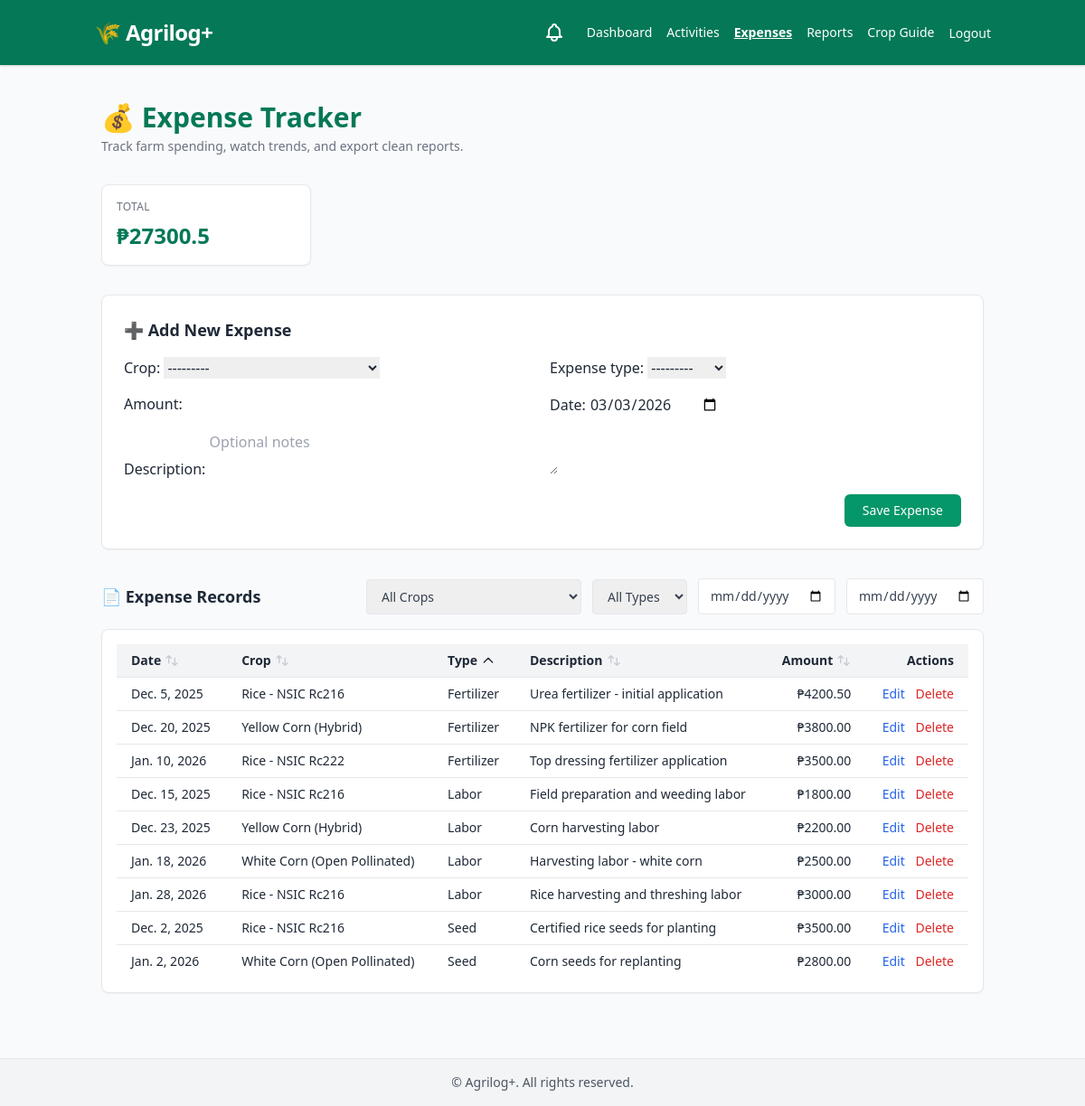
/expenses/?sort=type (signed in), run on the app's committed database.
### myApp/models.py (models this page shows, shortened)
class Expense(models.Model):
    farmer = models.ForeignKey(User, on_delete=models.CASCADE)
    crop = models.ForeignKey(
        Crop,
        on_delete=models.SET_NULL,
        null=True,
        blank=True
    )
    expense_type = models.CharField(max_length=20, choices=EXPENSE_TYPES)
    amount = models.DecimalField(max_digits=10, decimal_places=2)
    date = models.DateField(default=timezone.now)
    description = models.TextField(blank=True)

class Crop(models.Model):
    name = models.CharField(max_length=100)
    description = models.TextField(blank=True)
    ideal_seasons = models.CharField(max_length=100)
    days_to_harvest_min = models.PositiveIntegerField(default=100)
    days_to_harvest_max = models.PositiveIntegerField(default=130)
    seed_rate_min_kg = models.FloatField(default=0)
    seed_rate_max_kg = models.FloatField(default=0)
    fert_sacks_min = models.FloatField(default=0)
    fert_sacks_max = models.FloatField(default=0)
    yield_t_min = models.FloatField(default=0)
    yield_t_max = models.FloatField(default=0)
    def __str__(self):
        return self.name

### myApp/views.py (the view, shortened to what this page needs)
# urls.py: path('expenses/', views.expense_log_view, name='expense_log'),
@login_required
def expense_log_view(request):
    user = request.user
    expenses = Expense.objects.filter(farmer=user)
    crop_filter = request.GET.get('crop', '')
    expense_type_filter = request.GET.get('expense_type', '')
    date_from = request.GET.get('date_from', '')
    date_to = request.GET.get('date_to', '')
    if crop_filter:
        expenses = expenses.filter(crop_id=crop_filter)
    if expense_type_filter:
        expenses = expenses.filter(expense_type=expense_type_filter)
    if date_from:
        expenses = expenses.filter(date__gte=date_from)
    if date_to:
        expenses = expenses.filter(date__lte=date_to)
    sort_by = request.GET.get('sort', '-date')  # Default: newest first
    valid_sort_fields = {
        'date': 'date',
        '-date': '-date',
        'crop': 'crop__name',
        '-crop': '-crop__name',
        'type': 'expense_type',
        '-type': '-expense_type',
        'amount': 'amount',
        '-amount': '-amount',
        'description': 'description',
        '-description': '-description',
    }
    sort_field = valid_sort_fields.get(sort_by, '-date')
    expenses = expenses.order_by(sort_field)
    form = ExpenseForm()
    total = expenses.aggregate(Sum("amount"))["amount__sum"] or 0
    crops = Crop.objects.all().order_by('name')
    expense_breakdown = None
    selected_crop_name = None
    return render(request, "myApp/expense_log.html", {
        "expenses": expenses,
        "form": form,
        "total": total,
        "current_sort": sort_by,
        "crops": crops,
        "current_crop_filter": crop_filter,
        "current_expense_type_filter": expense_type_filter,
        "date_from": date_from,
        "date_to": date_to,
        "expense_breakdown": expense_breakdown,
        "selected_crop_name": selected_crop_name,
    })

### myApp/templates/myApp/expense_log.html (shortened to what this page needs)
{% extends "base.html" %} {% load static %} {% block content %}
<div class="max-w-5xl mx-auto py-10 px-4 sm:px-6 space-y-8">
    <div class="flex flex-col gap-3 sm:flex-row sm:items-end sm:justify-between">
        <div>
            <h2 class="text-3xl font-bold text-green-700">💰 Expense Tracker</h2>
            <p class="text-sm text-gray-500 mt-1">Track farm spending, watch trends, and export clean reports.</p>
        </div>
    </div>
    <section class="grid grid-cols-1 gap-4 sm:grid-cols-2 lg:grid-cols-4">
        <div class="bg-white border rounded-lg p-4 shadow-sm">
            <p class="text-xs uppercase tracking-wide text-gray-500">Total</p>
            <p class="mt-2 text-2xl font-bold text-green-700">₱{{ total|default:"0" }}</p>
        </div>
    </section>
    <section class="bg-white shadow-sm rounded-lg p-6 border border-gray-200">
        <h3 class="text-lg font-semibold text-gray-800 mb-4">➕ Add New Expense</h3>
        <form method="post" id="add-expense-form" class="grid grid-cols-1 sm:grid-cols-2 gap-4">
            <div>
                {{ form.crop.label_tag }} {{ form.crop }}
            </div>
            <div>
                {{ form.expense_type.label_tag }} {{ form.expense_type }}
            </div>
            <div>
                {{ form.amount.label_tag }} {{ form.amount }}
            </div>
            <div>
                {{ form.date.label_tag }} {{ form.date }}
            </div>
            <div class="sm:col-span-2">
                {{ form.description.label_tag }} {{ form.description }}
            </div>
            <div class="sm:col-span-2 text-right">
                <button type="submit" class="bg-green-600 hover:bg-green-700 text-white px-5 py-2 rounded-md font-medium text-sm">
          Save Expense
        </button>
            </div>
        </form>
    </section>
    <section class="space-y-4">
        <div class="flex flex-col sm:flex-row sm:items-center sm:justify-between gap-4">
            <h3 class="text-lg font-semibold text-gray-800">📄 Expense Records</h3>
            <form method="get" class="flex flex-wrap items-center gap-3">
                <div>
                    <select name="crop" onchange="this.form.submit()" class="border rounded px-3 py-2 text-sm text-gray-700 focus:outline-none focus:ring-2 focus:ring-green-500">
                        <option value="">All Crops</option>
                    </select>
                </div>
                <div>
                    <select name="expense_type" onchange="this.form.submit()" class="border rounded px-3 py-2 text-sm text-gray-700 focus:outline-none focus:ring-2 focus:ring-green-500">
                        <option value="">All Types</option>
                    </select>
                </div>
                <div>
                    <input type="date" name="date_from" value="{{ date_from }}" onchange="this.form.submit()" placeholder="From Date" class="border rounded px-3 py-2 text-sm text-gray-700 focus:outline-none focus:ring-2 focus:ring-green-500">
                </div>
                <div>
                    <input type="date" name="date_to" value="{{ date_to }}" onchange="this.form.submit()" placeholder="To Date" class="border rounded px-3 py-2 text-sm text-gray-700 focus:outline-none focus:ring-2 focus:ring-green-500">
                </div>
            </form>
        </div>
        <div class="bg-white shadow-sm rounded-lg p-4 border overflow-x-auto">
            <table class="w-full text-sm">
                <thead class="bg-gray-100">
                    <tr>
                        <th class="px-4 py-2 text-left">
                            <a href="?sort={% if current_sort == 'date' or current_sort == '' %}-date{% else %}date{% endif %}"
                               class="flex items-center gap-1 hover:text-green-700 cursor-pointer transition-colors">
                                Date
                                {% if current_sort == 'date' %}
                                    <svg class="w-4 h-4 text-green-600" fill="none" stroke="currentColor" viewBox="0 0 24 24">
                                        <path stroke-linecap="round" stroke-linejoin="round" stroke-width="2" d="M5 15l7-7 7 7"></path>
                                    </svg>
                                {% elif current_sort == '-date' or current_sort == '' %}
                                    <svg class="w-4 h-4 text-green-600" fill="none" stroke="currentColor" viewBox="0 0 24 24">
                                        <path stroke-linecap="round" stroke-linejoin="round" stroke-width="2" d="M19 9l-7 7-7-7"></path>
                                    </svg>
                                {% else %}
                                    <svg class="w-4 h-4 text-gray-400 opacity-50" fill="none" stroke="currentColor" viewBox="0 0 24 24">
                                        <path stroke-linecap="round" stroke-linejoin="round" stroke-width="2" d="M7 16V4m0 0L3 8m4-4l4 4m6 0v12m0 0l4-4m-4 4l-4-4"></path>
                                    </svg>
                                {% endif %}
                            </a>
                        </th>
                        <th class="px-4 py-2 text-left">
                            <a href="?sort={% if current_sort == 'crop' %}-crop{% else %}crop{% endif %}"
                               class="flex items-center gap-1 hover:text-green-700 cursor-pointer">
                                Crop
                                {% if current_sort == 'crop' %}
                                    <svg class="w-4 h-4" fill="none" stroke="currentColor" viewBox="0 0 24 24">
                                        <path stroke-linecap="round" stroke-linejoin="round" stroke-width="2" d="M5 15l7-7 7 7"></path>
                                    </svg>
                                {% elif current_sort == '-crop' %}
                                    <svg class="w-4 h-4" fill="none" stroke="currentColor" viewBox="0 0 24 24">
                                        <path stroke-linecap="round" stroke-linejoin="round" stroke-width="2" d="M19 9l-7 7-7-7"></path>
                                    </svg>
                                {% else %}
                                    <svg class="w-4 h-4 text-gray-400 opacity-50" fill="none" stroke="currentColor" viewBox="0 0 24 24">
                                        <path stroke-linecap="round" stroke-linejoin="round" stroke-width="2" d="M7 16V4m0 0L3 8m4-4l4 4m6 0v12m0 0l4-4m-4 4l-4-4"></path>
                                    </svg>
                                {% endif %}
                            </a>
                        </th>
                        <th class="px-4 py-2 text-left">
                            <a href="?sort={% if current_sort == 'type' %}-type{% else %}type{% endif %}"
                               class="flex items-center gap-1 hover:text-green-700 cursor-pointer">
                                Type
                                {% if current_sort == 'type' %}
                                    <svg class="w-4 h-4" fill="none" stroke="currentColor" viewBox="0 0 24 24">
                                        <path stroke-linecap="round" stroke-linejoin="round" stroke-width="2" d="M5 15l7-7 7 7"></path>
                                    </svg>
                                {% elif current_sort == '-type' %}
                                    <svg class="w-4 h-4" fill="none" stroke="currentColor" viewBox="0 0 24 24">
                                        <path stroke-linecap="round" stroke-linejoin="round" stroke-width="2" d="M19 9l-7 7-7-7"></path>
                                    </svg>
                                {% else %}
                                    <svg class="w-4 h-4 text-gray-400 opacity-50" fill="none" stroke="currentColor" viewBox="0 0 24 24">
                                        <path stroke-linecap="round" stroke-linejoin="round" stroke-width="2" d="M7 16V4m0 0L3 8m4-4l4 4m6 0v12m0 0l4-4m-4 4l-4-4"></path>
                                    </svg>
                                {% endif %}
                            </a>
                        </th>
                        <th class="px-4 py-2 text-left">
                            <a href="?sort={% if current_sort == 'description' %}-description{% else %}description{% endif %}"
                               class="flex items-center gap-1 hover:text-green-700 cursor-pointer">
                                Description
                                {% if current_sort == 'description' %}
                                    <svg class="w-4 h-4" fill="none" stroke="currentColor" viewBox="0 0 24 24">
                                        <path stroke-linecap="round" stroke-linejoin="round" stroke-width="2" d="M5 15l7-7 7 7"></path>
                                    </svg>
                                {% elif current_sort == '-description' %}
                                    <svg class="w-4 h-4" fill="none" stroke="currentColor" viewBox="0 0 24 24">
                                        <path stroke-linecap="round" stroke-linejoin="round" stroke-width="2" d="M19 9l-7 7-7-7"></path>
                                    </svg>
                                {% else %}
                                    <svg class="w-4 h-4 text-gray-400 opacity-50" fill="none" stroke="currentColor" viewBox="0 0 24 24">
                                        <path stroke-linecap="round" stroke-linejoin="round" stroke-width="2" d="M7 16V4m0 0L3 8m4-4l4 4m6 0v12m0 0l4-4m-4 4l-4-4"></path>
                                    </svg>
                                {% endif %}
                            </a>
                        </th>
                        <th class="px-4 py-2 text-right">
                            <a href="?sort={% if current_sort == 'amount' %}-amount{% else %}amount{% endif %}"
                               class="flex items-center justify-end gap-1 hover:text-green-700 cursor-pointer">
                                Amount
                                {% if current_sort == 'amount' %}
                                    <svg class="w-4 h-4" fill="none" stroke="currentColor" viewBox="0 0 24 24">
                                        <path stroke-linecap="round" stroke-linejoin="round" stroke-width="2" d="M5 15l7-7 7 7"></path>
                                    </svg>
                                {% elif current_sort == '-amount' %}
                                    <svg class="w-4 h-4" fill="none" stroke="currentColor" viewBox="0 0 24 24">
                                        <path stroke-linecap="round" stroke-linejoin="round" stroke-width="2" d="M19 9l-7 7-7-7"></path>
                                    </svg>
                                {% else %}
                                    <svg class="w-4 h-4 text-gray-400 opacity-50" fill="none" stroke="currentColor" viewBox="0 0 24 24">
                                        <path stroke-linecap="round" stroke-linejoin="round" stroke-width="2" d="M7 16V4m0 0L3 8m4-4l4 4m6 0v12m0 0l4-4m-4 4l-4-4"></path>
                                    </svg>
                                {% endif %}
                            </a>
                        </th>
                        <th class="px-4 py-2 text-right">Actions</th>
                    </tr>
                </thead>
                <tbody>
                    {% for expense in expenses %}
                    <tr class="border-t">
                        <td class="px-4 py-2">{{ expense.date }}</td>
                        <td class="px-4 py-2">
                            {{ expense.crop.name|default:"—" }}
                        </td>
                        <td class="px-4 py-2">{{ expense.get_expense_type_display }}</td>
                        <td class="px-4 py-2">{{ expense.description|default:"—" }}</td>
                        <td class="px-4 py-2 text-right font-medium">₱{{ expense.amount }}</td>
                        <td class="px-4 py-2 text-right">
                            <button onclick="openEditExpenseModal({{ expense.id }})" class="text-blue-600 hover:underline text-sm mr-2">Edit</button>
                            <button onclick="openDeleteExpenseModal({{ expense.id }})" class="text-red-600 hover:underline text-sm">Delete</button>
                        </td>
                    </tr>
                    {% empty %}
                    <tr>
                        <td colspan="6" class="text-center text-gray-400 py-6">
                            No expenses yet.
                        </td>
                    </tr>
                    {% endfor %}
                </tbody>
            </table>
        </div>
    </section>
</div>
{% endblock %}

### data on the page
Expense: date "Dec. 5, 2025", crop.name "Rice - NSIC Rc216", expense_type "Fertilizer", description "Urea fertilizer - initial application", amount "4200.50"
Expense: date "Dec. 20, 2025", crop.name "Yellow Corn (Hybrid)", expense_type "Fertilizer", description "NPK fertilizer for corn field", amount "3800.00"
Expense: date "Jan. 10, 2026", crop.name "Rice - NSIC Rc222", expense_type "Fertilizer", description "Top dressing fertilizer application", amount "3500.00"
Expense: date "Dec. 15, 2025", crop.name "Rice - NSIC Rc216", expense_type "Labor", description "Field preparation and weeding labor", amount "1800.00"
Expense: date "Dec. 23, 2025", crop.name "Yellow Corn (Hybrid)", expense_type "Labor", description "Corn harvesting labor", amount "2200.00"
Expense: date "Jan. 18, 2026", crop.name "White Corn (Open Pollinated)", expense_type "Labor", description "Harvesting labor - white corn", amount "2500.00"
Expense: date "Jan. 28, 2026", crop.name "Rice - NSIC Rc216", expense_type "Labor", description "Rice harvesting and threshing labor", amount "3000.00"
Expense: date "Dec. 2, 2025", crop.name "Rice - NSIC Rc216", expense_type "Seed", description "Certified rice seeds for planting", amount "3500.00"
Expense: date "Jan. 2, 2026", crop.name "White Corn (Open Pollinated)", expense_type "Seed", description "Corn seeds for replanting", amount "2800.00"

### other printed values
{{ total|default:"0" }} "27300.5"
